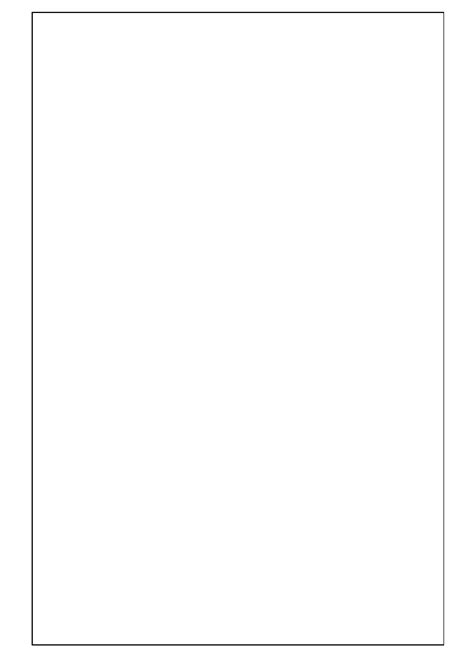
#> input picture template.jpg, 474 x 672 px
$ python main.py
#> lines starting #> are read from the running program, lines starting #| are printed output that depends on the picture
from PIL import Image, ImageDraw, ImageFont

template = Image.open("template.jpg")
#> template is the input picture: PIL image 474x672 RGB; min 0, max 255, mean 253.2
font = ImageFont.truetype("font.ttf", 24)

winners = {
    "Имя_победителя2": "Место_победителя2",
    "Имя_победителя3": "Место_победителя3",
    "Имя_победителя4": "Место_победителя4",
}

x_place = 100
y_place = 100

x_name = 50
y_name = 50

for winner, place in winners.items():
    template = Image.open("template.jpg")

    draw = ImageDraw.Draw(template)

    draw.text((x_place, y_place), winner, font=font, fill=(0, 0, 0))
    draw.text((x_name, y_name), place, font=font, fill=(0, 0, 0))

    template.save("Грамота" + winner + ".jpg")
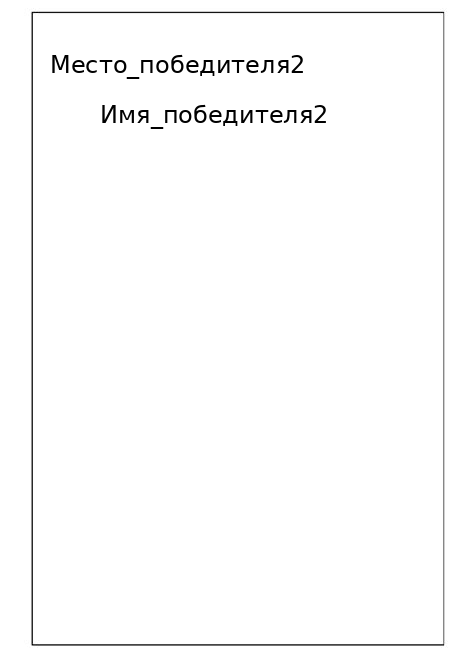
#> saved as ГрамотаИмя_победителя2.jpg: PIL image 474x672 RGB; min 0, max 255, mean 251.2
